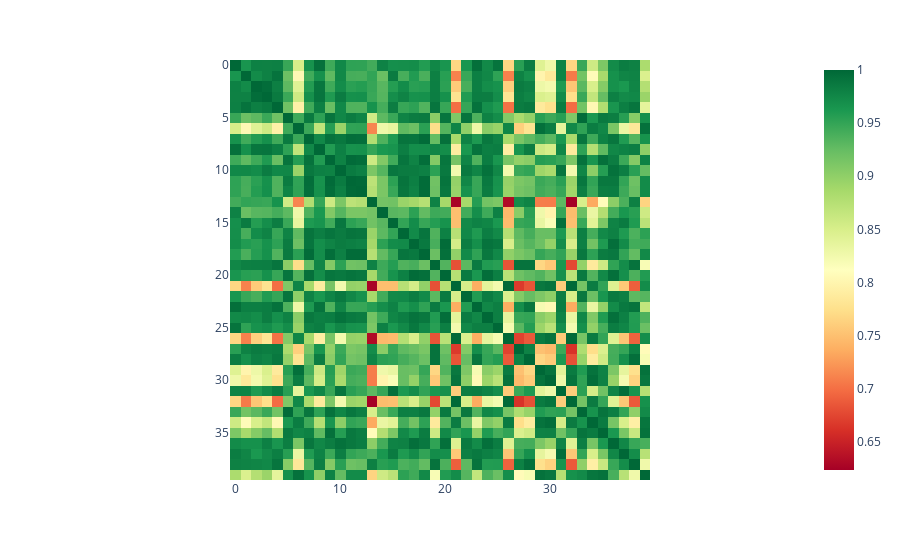

Write notebook code for a chart like this one.
### Code cell
print(similarities.shape)
similarities = similarities.round(5)
print(f'Min value: {similarities.min()}')
print(f'Max value: {similarities.max()}')
df_similarities = pd.DataFrame(similarities)
df_similarities.to_csv('../data/similarity_data_decades.csv', index=False)
fig = px.imshow(similarities, color_continuous_scale='RdYlGn')
fig.show()

### Figure 1 — Plotly figure (JSON) as saved in the notebook; plotly's stock layout.template omitted (floating-point values rounded to 4 significant figures; data arrays with more than 128 entries replaced by an {"elided": "..."} marker saying what was removed)
{"data": [{"coloraxis": "coloraxis", "hovertemplate": "x: %{x}<br>y: %{y}<br>color: %{z}<extra></extra>", "name": "0", "type": "heatmap", "xaxis": "x", "yaxis": "y", "z": {"elided": "40x40 float values"}}], "layout": {"coloraxis": {"colorscale": [[0, "rgb(165,0,38)"], [0.1, "rgb(215,48,39)"], [0.2, "rgb(244,109,67)"], [0.3, "rgb(253,174,97)"], [0.4, "rgb(254,224,139)"], [0.5, "rgb(255,255,191)"], [0.6, "rgb(217,239,139)"], [0.7, "rgb(166,217,106)"], [0.8, "rgb(102,189,99)"], [0.9, "rgb(26,152,80)"], [1, "rgb(0,104,55)"]]}, "margin": {"t": 60}, "xaxis": {"anchor": "y", "constrain": "domain", "domain": [0, 1], "scaleanchor": "y"}, "yaxis": {"anchor": "x", "autorange": "reversed", "constrain": "domain", "domain": [0, 1]}}}
